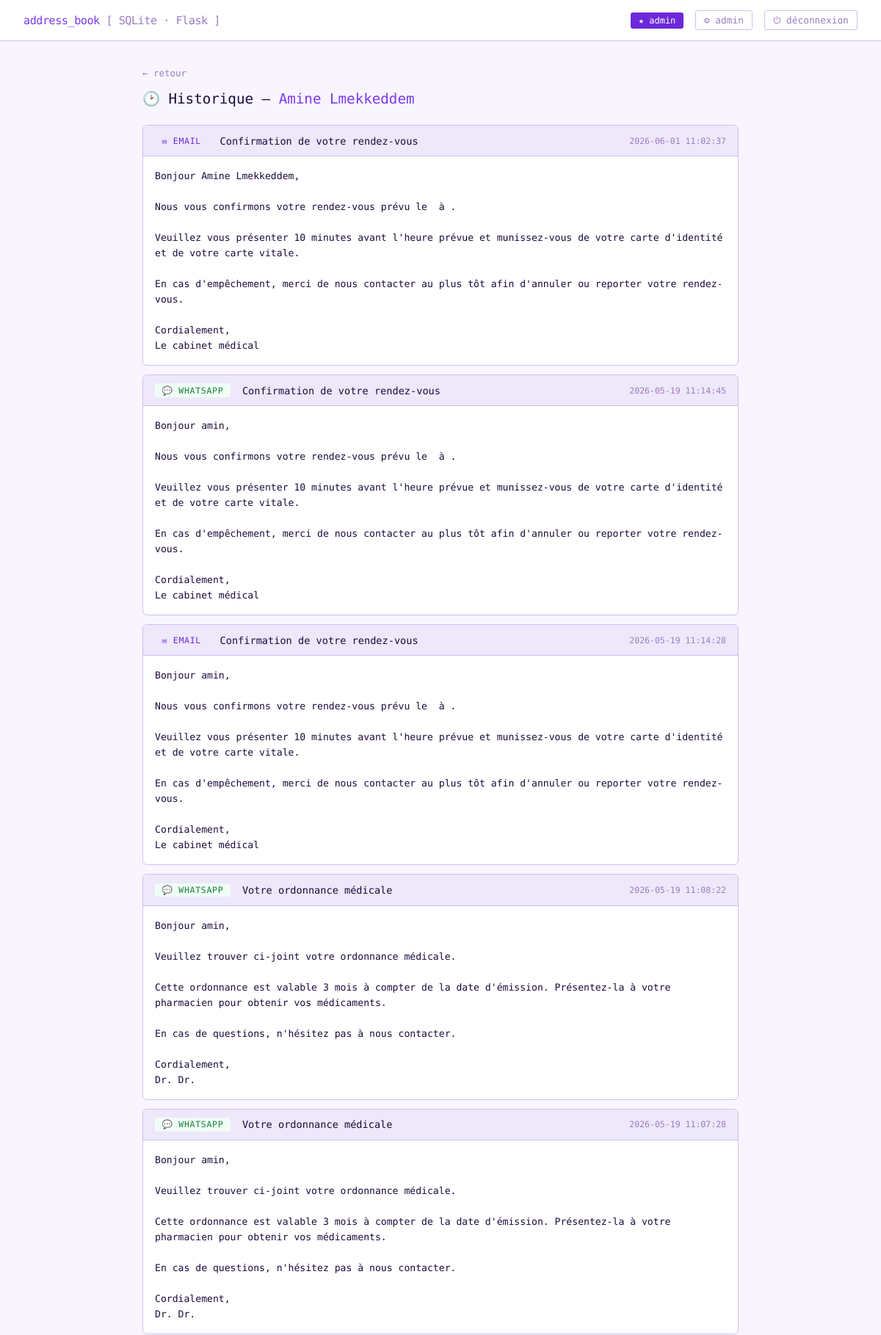
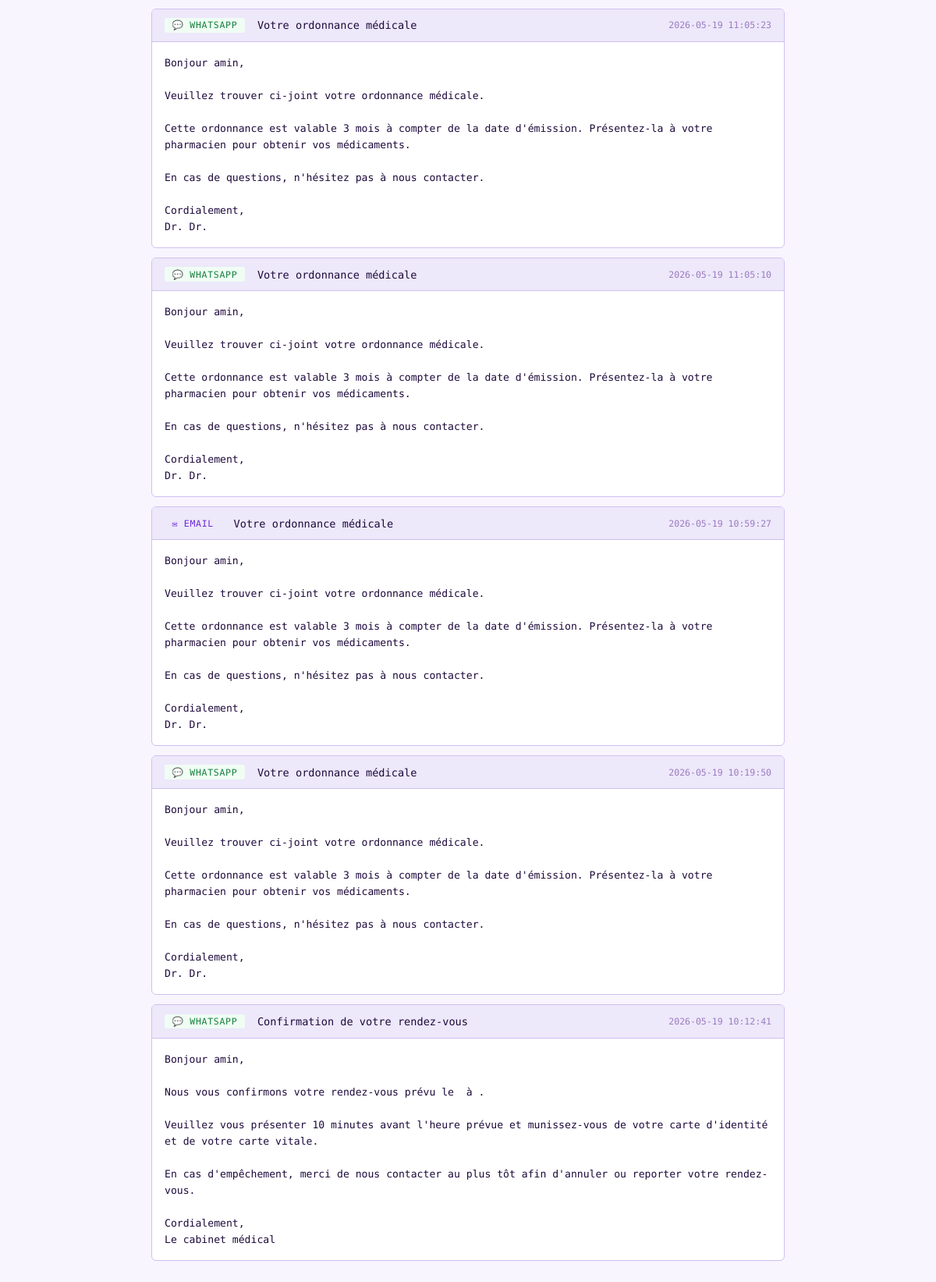
Page /contacts/1/history (signed in) on the committed database (2 pictures, top to bottom).
### tables this page shows
CREATE TABLE contacts (
                id          INTEGER PRIMARY KEY AUTOINCREMENT,
                nom         TEXT    NOT NULL,
                email       TEXT    NOT NULL UNIQUE,
                telephone   TEXT    NOT NULL UNIQUE,
                date_ajout  TEXT    NOT NULL
            );

CREATE TABLE messages (
                id          INTEGER PRIMARY KEY AUTOINCREMENT,
                contact_id  INTEGER NOT NULL,
                type        TEXT NOT NULL,
                subject     TEXT,
                body        TEXT,
                sent_at     TEXT NOT NULL,
                FOREIGN KEY(contact_id) REFERENCES contacts(id) ON DELETE CASCADE
            );

### app.py (the view)
@app.route("/contacts/<int:contact_id>/history")
@login_required
def message_history(contact_id):
    with get_db() as conn:
        contact = conn.execute(
            "SELECT * FROM contacts WHERE id = ?", (contact_id,)
        ).fetchone()
        messages = conn.execute(
            "SELECT * FROM messages WHERE contact_id = ? ORDER BY sent_at DESC",
            (contact_id,)
        ).fetchall()
    if not contact:
        flash("Contact introuvable.", "error")
        return redirect(url_for("index"))
    return render_template("history.html",
                           contact=dict(contact),
                           messages=[dict(m) for m in messages],
                           user=session["user"])

### app.py (called while the page is built)
@contextmanager
def get_db():
    conn = sqlite3.connect(DB_PATH)
    conn.row_factory = sqlite3.Row
    conn.execute("PRAGMA foreign_keys = ON")
    try:
        yield conn
        conn.commit()
    except Exception:
        conn.rollback()
        raise
    finally:
        conn.close()

def login_required(f):
    @wraps(f)
    def decorated(*args, **kwargs):
        if "user" not in session:
            return redirect(url_for("login"))
        return f(*args, **kwargs)
    return decorated

### templates/history.html (shortened to what this page needs)
{% extends "base.html" %}
{% block content %}
<a href="{{ url_for('communicate', contact_id=contact.id) }}" class="back-link">← retour</a>
<div class="page-title">
  🕑 Historique — <span>{{ contact.nom }}</span>
</div>
{% if messages %}
  {% for m in messages %}
    <div class="msg-card">
      <div class="msg-card-header">
        <span class="msg-type {{ m.type }}">
          {% if m.type == 'email' %}✉ Email{% else %}💬 WhatsApp{% endif %}
        </span>
        <span class="msg-subject">{{ m.subject or '(sans objet)' }}</span>
        <span class="msg-date">{{ m.sent_at }}</span>
      </div>
      <div class="msg-body">{{ m.body }}</div>
    </div>
  {% endfor %}
{% else %}
  <div class="empty-state">
    Aucun message envoyé à ce contact pour le moment.
  </div>
{% endif %}
{% endblock %}

### rows in the picture
contacts: nom "Amine Lmekkeddem"
messages: type "✉ EMAIL", subject "Confirmation de votre rendez-vous", sent_at "2026-06-01 11:02:37", body "Bonjour Amine Lmekkeddem, Nous vous confirmons votre rendez-vous prévu le à . Veuillez vous présenter 10 minutes avant l'heure prévue et munissez-vous de votre carte d'identité et de votre carte vitale. En cas d'empêchement, merci de nous contacter au plus tôt afin d'annuler ou reporter votre rendez-vous. Cordialement, Le cabinet médical"
messages: type "💬 WHATSAPP", subject "Confirmation de votre rendez-vous", sent_at "2026-05-19 11:14:45", body "Bonjour amin, Nous vous confirmons votre rendez-vous prévu le à . Veuillez vous présenter 10 minutes avant l'heure prévue et munissez-vous de votre carte d'identité et de votre carte vitale. En cas d'empêchement, merci de nous contacter au plus tôt afin d'annuler ou reporter votre rendez-vous. Cordialement, Le cabinet médical"
messages: type "✉ EMAIL", subject "Confirmation de votre rendez-vous", sent_at "2026-05-19 11:14:28", body "Bonjour amin, Nous vous confirmons votre rendez-vous prévu le à . Veuillez vous présenter 10 minutes avant l'heure prévue et munissez-vous de votre carte d'identité et de votre carte vitale. En cas d'empêchement, merci de nous contacter au plus tôt afin d'annuler ou reporter votre rendez-vous. Cordialement, Le cabinet médical"
messages: type "💬 WHATSAPP", subject "Votre ordonnance médicale", sent_at "2026-05-19 11:08:22", body "Bonjour amin, Veuillez trouver ci-joint votre ordonnance médicale. Cette ordonnance est valable 3 mois à compter de la date d'émission. Présentez-la à votre pharmacien pour obtenir vos médicaments. En cas de questions, n'hésitez pas à nous contacter. Cordialement, Dr. Dr."
messages: type "💬 WHATSAPP", subject "Votre ordonnance médicale", sent_at "2026-05-19 11:07:28", body "Bonjour amin, Veuillez trouver ci-joint votre ordonnance médicale. Cette ordonnance est valable 3 mois à compter de la date d'émission. Présentez-la à votre pharmacien pour obtenir vos médicaments. En cas de questions, n'hésitez pas à nous contacter. Cordialement, Dr. Dr."
messages: type "💬 WHATSAPP", subject "Votre ordonnance médicale", sent_at "2026-05-19 11:05:23", body "Bonjour amin, Veuillez trouver ci-joint votre ordonnance médicale. Cette ordonnance est valable 3 mois à compter de la date d'émission. Présentez-la à votre pharmacien pour obtenir vos médicaments. En cas de questions, n'hésitez pas à nous contacter. Cordialement, Dr. Dr."
messages: type "💬 WHATSAPP", subject "Votre ordonnance médicale", sent_at "2026-05-19 11:05:10", body "Bonjour amin, Veuillez trouver ci-joint votre ordonnance médicale. Cette ordonnance est valable 3 mois à compter de la date d'émission. Présentez-la à votre pharmacien pour obtenir vos médicaments. En cas de questions, n'hésitez pas à nous contacter. Cordialement, Dr. Dr."
messages: type "✉ EMAIL", subject "Votre ordonnance médicale", sent_at "2026-05-19 10:59:27", body "Bonjour amin, Veuillez trouver ci-joint votre ordonnance médicale. Cette ordonnance est valable 3 mois à compter de la date d'émission. Présentez-la à votre pharmacien pour obtenir vos médicaments. En cas de questions, n'hésitez pas à nous contacter. Cordialement, Dr. Dr."
messages: type "💬 WHATSAPP", subject "Votre ordonnance médicale", sent_at "2026-05-19 10:19:50", body "Bonjour amin, Veuillez trouver ci-joint votre ordonnance médicale. Cette ordonnance est valable 3 mois à compter de la date d'émission. Présentez-la à votre pharmacien pour obtenir vos médicaments. En cas de questions, n'hésitez pas à nous contacter. Cordialement, Dr. Dr."
messages: type "💬 WHATSAPP", subject "Confirmation de votre rendez-vous", sent_at "2026-05-19 10:12:41", body "Bonjour amin, Nous vous confirmons votre rendez-vous prévu le à . Veuillez vous présenter 10 minutes avant l'heure prévue et munissez-vous de votre carte d'identité et de votre carte vitale. En cas d'empêchement, merci de nous contacter au plus tôt afin d'annuler ou reporter votre rendez-vous. Cordialement, Le cabinet médical"

### other values in the picture
{{ session.get('user', '') }} "admin"
